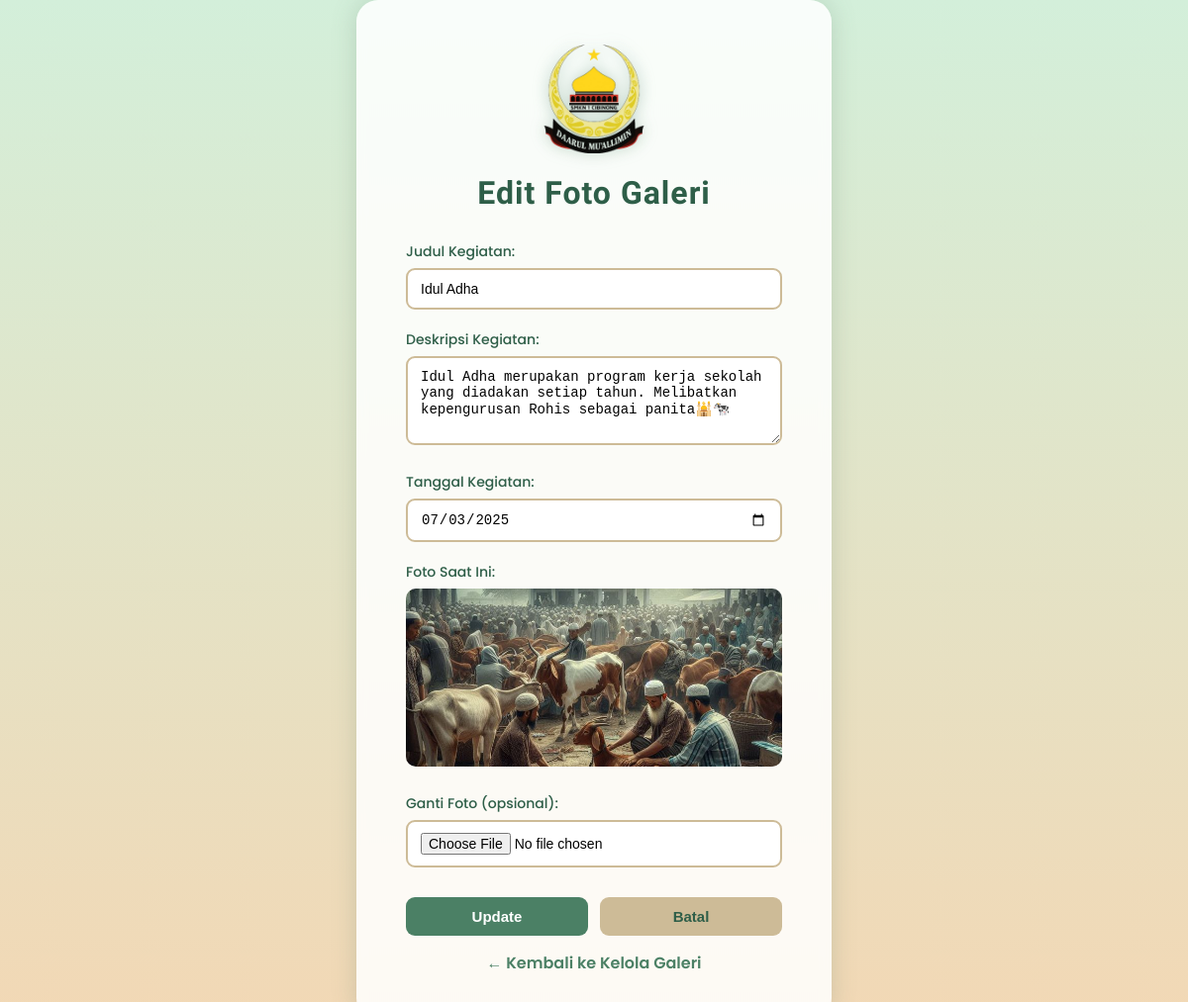
The page /admin/crud_galeri/edit.php?id=3 on the database its author committed.
### tables this page shows
CREATE TABLE `galeri` (
  `id` int(11) NOT NULL,
  `judul` varchar(225) NOT NULL,
  `deskripsi` text DEFAULT NULL,
  `tanggal` date DEFAULT NULL,
  `foto` varchar(225) NOT NULL,
  `created_at` timestamp NOT NULL DEFAULT current_timestamp()
);

### admin/crud_galeri/edit.php (the view, shortened to what this page needs)
<?php
include "../../koneksi.php";
if(isset($_GET['id'])){
    $id = mysqli_real_escape_string($konek, $_GET['id']);
    $query = mysqli_query($konek, "SELECT * FROM galeri WHERE id='$id'");
    $data = mysqli_fetch_assoc($query);
} else {
    header("Location: kelola_geleri.php");
    exit;
}
?>
<!DOCTYPE html>
<html lang="en">
<head>
</head>
<body>
  <div class="form-container">
    <img src="../../foto/logo.png" alt="Logo Rohis" class="logo-form">
    <h1>Edit Foto Galeri</h1>
    <form action="" method="POST" enctype="multipart/form-data">
      <label>Judul Kegiatan:</label>
      <input type="text" name="judul" value="<?= $data['judul']; ?>" required>
      <label>Deskripsi Kegiatan:</label>
      <textarea name="deskripsi" rows="4" required><?= $data['deskripsi']; ?></textarea>
      <label>Tanggal Kegiatan:</label>
      <input type="date" name="tanggal" value="<?= $data['tanggal']; ?>" required>
      <div class="current-photo">
        <label>Foto Saat Ini:</label>
        <img src="uploads/<?= $data['foto']; ?>" alt="Foto Galeri">
      </div>
      <label>Ganti Foto (opsional):</label>
      <input type="file" name="foto" accept="image/*">
      <div class="button-group">
        <input type="submit" name="update" value="Update">
        <input type="reset" value="Batal" onclick="window.location.href='kelola_geleri.php'">
      </div>
    </form>
    <a href="kelola_geleri.php" class="back-home">← Kembali ke Kelola Galeri</a>
  </div>
</body>
</html>

### admin/crud_galeri/edit.php (style rules this page uses)
* { box-sizing: border-box; }
body { font-family: 'Poppins', sans-serif; background: linear-gradient(180deg, #d3efda 0%, #f2d8b5 100%); min-height: 100vh; margin: 0; display: flex; justify-content: center; align-items: center; }
.form-container { background-color: rgba(255, 255, 255, 0.85); padding: 45px 50px; border-radius: 22px; width: 480px; box-shadow: 0 0 25px rgba(97, 122, 104, 0.25); backdrop-filter: blur(6px); }
.logo-form { display: block; margin: 0 auto 15px; width: 110px; height: auto; filter: drop-shadow(0 0 8px rgba(75,128,101,0.35)); transition: transform 0.3s; }
.form-container h1 { font-family: 'Irish Grover', cursive; color: #2e5e48; text-align: center; font-size: 32px; margin-bottom: 30px; letter-spacing: 1px; }
.form-container label { display: block; font-size: 14px; color: #2e5e48; margin-bottom: 6px; font-weight: 500; }
.form-container input[type="text"], .form-container input[type="date"], .form-container input[type="file"], .form-container textarea { width: 100%; padding: 11px 13px; border: 2px solid #cdbb97; border-radius: 9px; font-size: 14px; margin-bottom: 20px; transition: border-color 0.3s, box-shadow 0.3s; background-color: #fff; resize: vertical; }
.button-group { display: flex; gap: 12px; margin-top: 10px; }
.form-container input[type="submit"], .form-container input[type="reset"] { flex: 1; padding: 11px; border: none; border-radius: 9px; font-size: 15px; font-weight: 600; cursor: pointer; transition: background-color 0.3s, transform 0.2s; }
.form-container input[type="submit"] { background-color: #4b8065; color: #fff; }
.form-container input[type="reset"] { background-color: #cdbb97; color: #2e5e48; }
.current-photo img { width: 100%; max-height: 180px; object-fit: cover; border-radius: 10px; margin-bottom: 20px; }
.back-home { display: block; margin-top: 15px; text-decoration: none; color: #4b8065; font-weight: 600; transition: color 0.3s; text-align: center; }

### rows shown on the page
galeri: judul "Idul Adha", deskripsi "Idul Adha merupakan program kerja sekolah yang diadakan setiap tahun. Melibatkan kepengurusan Rohis sebagai panita🕌🐄", tanggal "07/03/2025", foto (picture)
